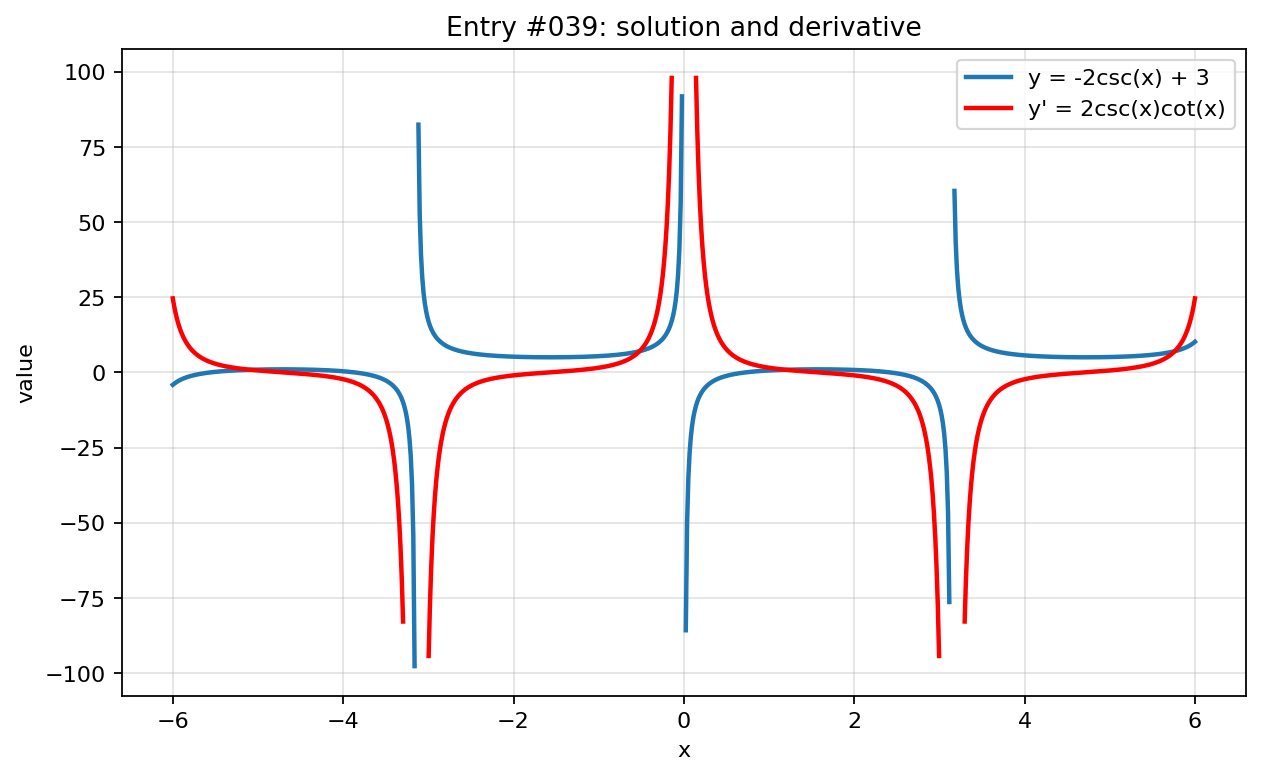

The Python source for this figure:
import numpy as np
import matplotlib.pyplot as plt

x = np.linspace(-6, 6, 800)

with np.errstate(divide="ignore", invalid="ignore", over="ignore"):
    y = -2/np.sin(x) + 3
    y_prime = 2*np.cos(x)/(np.sin(x)**2)


def mask(values, limit=100):
    return np.where(np.isfinite(values) & (np.abs(values) <= limit), values, np.nan)

y = mask(y)
y_prime = mask(y_prime)
plt.figure(figsize=(8, 5))
plt.plot(x, y, label="y = -2csc(x) + 3", linewidth=2)
plt.plot(x, y_prime, label="y' = 2csc(x)cot(x)", linewidth=2, color="red")
plt.title("Entry #039: solution and derivative")
plt.xlabel("x")
plt.ylabel("value")
plt.grid(True, alpha=0.35)
plt.legend()
plt.tight_layout()
plt.show()
